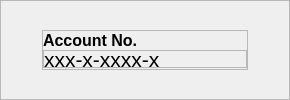
                <widget class="QFrame" name="accountNumberframe_2">
                 <property name="sizePolicy">
                  <sizepolicy hsizetype="Preferred" vsizetype="Fixed">
                   <horstretch>0</horstretch>
                   <verstretch>0</verstretch>
                  </sizepolicy>
                 </property>
                 <property name="minimumSize">
                  <size>
                   <width>0</width>
                   <height>50</height>
                  </size>
                 </property>
                 <property name="styleSheet">
                  <string notr="true"/>
                 </property>
                 <property name="frameShape">
                  <enum>QFrame::StyledPanel</enum>
                 </property>
                 <property name="frameShadow">
                  <enum>QFrame::Raised</enum>
                 </property>
                 <layout class="QHBoxLayout" name="horizontalLayout_9" stretch="50">
                  <property name="spacing">
                   <number>10</number>
                  </property>
                  <property name="sizeConstraint">
                   <enum>QLayout::SetDefaultConstraint</enum>
                  </property>
                  <property name="leftMargin">
                   <number>41</number>
                  </property>
                  <property name="topMargin">
                   <number>9</number>
                  </property>
                  <property name="rightMargin">
                   <number>41</number>
                  </property>
                  <property name="bottomMargin">
                   <number>9</number>
                  </property>
                  <item>
                   <widget class="QFrame" name="frame_7">
                    <property name="sizePolicy">
                     <sizepolicy hsizetype="Preferred" vsizetype="Fixed">
                      <horstretch>0</horstretch>
                      <verstretch>0</verstretch>
                     </sizepolicy>
                    </property>
                    <property name="minimumSize">
                     <size>
                      <width>0</width>
                      <height>40</height>
                     </size>
                    </property>
                    <property name="frameShape">
                     <enum>QFrame::StyledPanel</enum>
                    </property>
                    <property name="frameShadow">
                     <enum>QFrame::Raised</enum>
                    </property>
                    <layout class="QVBoxLayout" name="verticalLayout_29">
                     <property name="spacing">
                      <number>0</number>
                     </property>
                     <property name="leftMargin">
                      <number>0</number>
                     </property>
                     <property name="topMargin">
                      <number>0</number>
                     </property>
                     <property name="rightMargin">
                      <number>0</number>
                     </property>
                     <property name="bottomMargin">
                      <number>0</number>
                     </property>
                     <item>
                      <widget class="QLabel" name="accountNolabel_2">
                       <property name="sizePolicy">
                        <sizepolicy hsizetype="Preferred" vsizetype="Fixed">
                         <horstretch>0</horstretch>
                         <verstretch>0</verstretch>
                        </sizepolicy>
                       </property>
                       <property name="minimumSize">
                        <size>
                         <width>0</width>
                         <height>15</height>
                        </size>
                       </property>
                       <property name="font">
                        <font>
                         <family>Arial</family>
                         <pointsize>12</pointsize>
                         <bold>true</bold>
                        </font>
                       </property>
                       <property name="text">
                        <string>Account No.</string>
                       </property>
                      </widget>
                     </item>
                     <item>
                      <widget class="QFrame" name="accountNumberlowerframeDT">
                       <property name="sizePolicy">
                        <sizepolicy hsizetype="Preferred" vsizetype="Fixed">
                         <horstretch>0</horstretch>
                         <verstretch>0</verstretch>
                        </sizepolicy>
                       </property>
                       <property name="minimumSize">
                        <size>
                         <width>0</width>
                         <height>15</height>
                        </size>
                       </property>
                       <property name="frameShape">
                        <enum>QFrame::StyledPanel</enum>
                       </property>
                       <property name="frameShadow">
                        <enum>QFrame::Raised</enum>
                       </property>
                       <layout class="QHBoxLayout" name="horizontalLayout_10">
                        <property name="spacing">
                         <number>5</number>
                        </property>
                        <property name="leftMargin">
                         <number>0</number>
                        </property>
                        <property name="topMargin">
                         <number>0</number>
                        </property>
                        <property name="bottomMargin">
                         <number>0</number>
                        </property>
                        <item>
                         <widget class="QLabel" name="accountNumberlabelDT">
                          <property name="sizePolicy">
                           <sizepolicy hsizetype="Preferred" vsizetype="Fixed">
                            <horstretch>0</horstretch>
                            <verstretch>0</verstretch>
                           </sizepolicy>
                          </property>
                          <property name="minimumSize">
                           <size>
                            <width>0</width>
                            <height>15</height>
                           </size>
                          </property>
                          <property name="font">
                           <font>
                            <family>Arial</family>
                            <pointsize>16</pointsize>
                           </font>
                          </property>
                          <property name="layoutDirection">
                           <enum>Qt::LeftToRight</enum>
                          </property>
                          <property name="text">
                           <string>xxx-x-xxxx-x</string>
                          </property>
                         </widget>
                        </item>
                        <item>
                         <widget class="QPushButton" name="eyeButtonDT">
                          <property name="sizePolicy">
                           <sizepolicy hsizetype="Fixed" vsizetype="Fixed">
                            <horstretch>0</horstretch>
                            <verstretch>0</verstretch>
                           </sizepolicy>
                          </property>
                          <property name="minimumSize">
                           <size>
                            <width>16</width>
                            <height>16</height>
                           </size>
                          </property>
                          <property name="styleSheet">
                           <string notr="true">border: none;</string>
                          </property>
                          <property name="text">
                           <string/>
                          </property>
                          <property name="icon">
                           <iconset resource="test.qrc">
                            <normaloff>:/images/image/faEye.svg</normaloff>:/images/image/faEye.svg</iconset>
                          </property>
                         </widget>
                        </item>
                        <item>
                         <spacer name="horizontalSpacer_4">
                          <property name="orientation">
                           <enum>Qt::Horizontal</enum>
                          </property>
                          <property name="sizeHint" stdset="0">
                           <size>
                            <width>40</width>
                            <height>15</height>
                           </size>
                          </property>
                         </spacer>
                        </item>
                       </layout>
                      </widget>
                     </item>
                    </layout>
                   </widget>
                  </item>
                 </layout>
                </widget>
